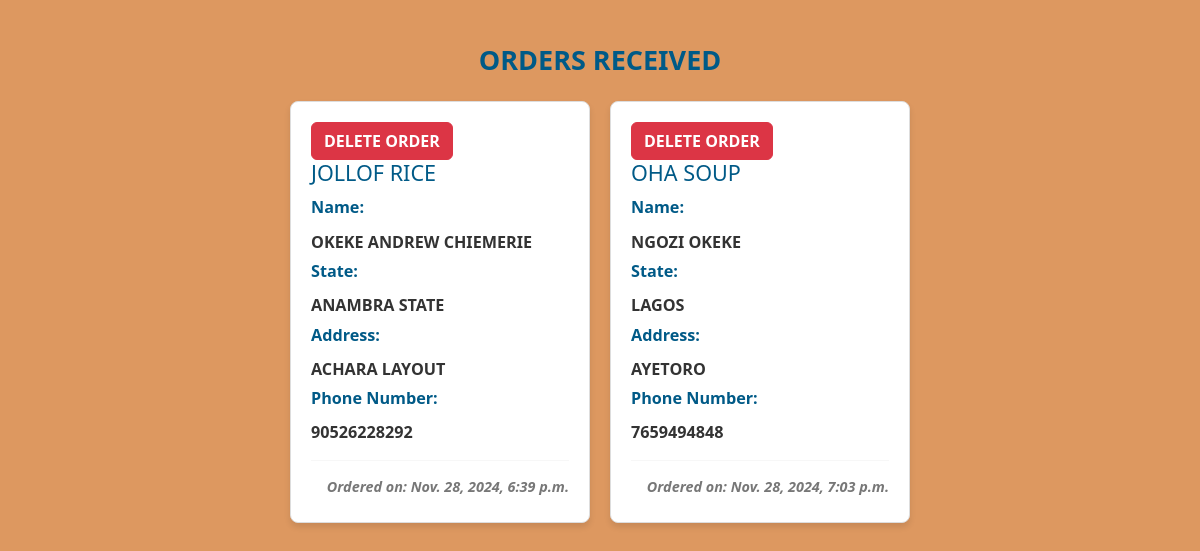
The page /all-orders/ on the database its author committed.
### base/models.py (models this page shows, shortened)
class OrderMade(models.Model):
    user = models.ForeignKey(User,on_delete=models.SET_NULL,null=True)
    name = models.CharField(max_length=1000,null=True,blank=True)
    state = models.CharField(max_length=1000,null=True,blank=True)
    address = models.CharField(max_length=1000,null=True,blank=True)
    phonenumber = models.IntegerField(null=True)
    foodname = models.CharField(max_length=1000,null=True,blank=True)
    created_at = models.DateTimeField(auto_now=True)

### base/views.py (the view)
# urls.py: path('all-orders/',views.all_orders,name='all-orders'),
def all_orders(request):
    order = OrderMade.objects.all()
    context = {'order':order}
    return render(request,'all-orders.html',context)

### base/context_processors.py (called while the page is built)
def user_profile(request):
    if request.user.is_authenticated:
        try:
            profile = Profile.objects.get(user=request.user)
        except Profile.DoesNotExist:
            profile = None
    else:
        profile = None
    return {'user_profile': profile}

### template/all-orders.html (shortened to what this page needs)
{% extends 'home.html' %}
{% block content %}
<div class="container">
    <div class="order-section">
        <div class="order-header">ORDERS RECEIVED</div>
        <div class="order-cards">
            {% for x in order %}
            <div class="order-card">
                <a href="{% url 'delete-order' x.id %}" class="btn btn-danger">DELETE ORDER</a>
                <h4>{{ x.foodname }}</h4>
                <p><strong>Name:</strong> {{ x.name }}</p>
                <p><strong>State:</strong> {{ x.state }}</p>
                <p><strong>Address:</strong> {{ x.address }}</p>
                <p><strong>Phone Number:</strong> {{ x.phonenumber }}</p>
                <hr>
                <p class="created-at">Ordered on: {{ x.created_at }}</p>
            </div>
            {% endfor %}
        </div>
    </div>
</div>
{% endblock %}

### template/all-orders.html (style rules this page uses)
body { background-color: #dd9860 ; }
.order-section { margin: 40px auto; max-width: 1200px; }
.order-header { text-align: center; font-size: 1.5em; color: #005a87; margin-bottom: 20px; font-weight: bold; }
.order-cards { display: flex; flex-wrap: wrap; gap: 20px; justify-content: center; }
.order-card { background-color: #ffffff; border: 1px solid #ddd; border-radius: 8px; box-shadow: 0 4px 6px rgba(0, 0, 0, 0.1); width: 300px; padding: 20px; text-align: left; }
.order-card h4 { font-size: 1.2em; color: #005a87; margin-bottom: 10px; }
.order-card p { font-size: 0.9em; color: #333; margin-bottom: 5px; }
.order-card strong { display: block; font-size: 1em; color: #005a87; margin-bottom: 10px; }
.order-card .created-at { font-size: 0.8em; color: #777; margin-top: 10px; text-align: right; font-style: italic; }
.order-card hr { border: none; border-top: 1px solid #ddd; margin: 15px 0; }

### rows shown on the page
OrderMade: foodname "JOLLOF RICE", name "OKEKE ANDREW CHIEMERIE", state "ANAMBRA STATE", address "ACHARA LAYOUT", phonenumber "90526228292", created_at "Nov. 28, 2024, 6:39 p.m."
OrderMade: foodname "OHA SOUP", name "NGOZI OKEKE", state "LAGOS", address "AYETORO", phonenumber "7659494848", created_at "Nov. 28, 2024, 7:03 p.m."
